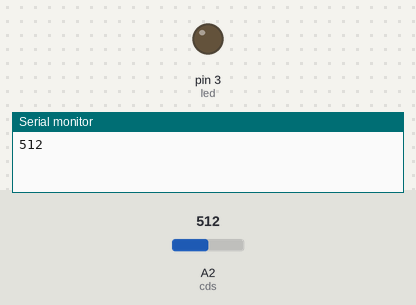
Simulated run of this sketch. Board: Arduino Uno, built with avr-gcc and run on an emulated ATmega328P. Parts: output pins drawn as LEDs (lit = HIGH), the last lines printed to the serial monitor. The inputs (shaded band) are chosen by the test bench; at power-on: A2 (cds) = 512.

Above: at 0.1 s.
At 0.6 s:
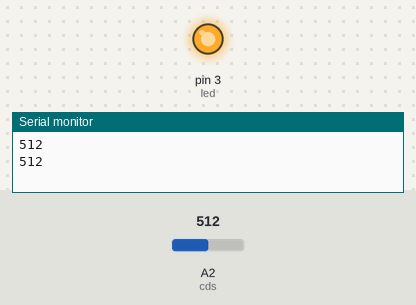
Timing chart, 0 to 2.1 s (numbered marks = the images above):
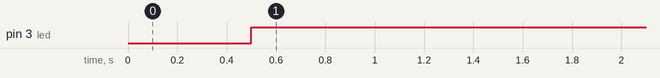

Measured:
- by itself, pin 3 (led): LOW → HIGH at 0.50 s

The sketch:

challenge_C18-1.ino
```cpp
#define cds A2
#define led 3
int cdsvalue;


void setup() {
pinMode(cds, INPUT);
pinMode(led, OUTPUT);
Serial.begin(9600);
}


void loop() { // 아래는 풀 다운 세팅.

  cdsvalue = analogRead(cds);
  Serial.println(cdsvalue);
  delay(500);
  if(cdsvalue<500)
  {
  digitalWrite(led, LOW);
  delay(1000);
  digitalWrite(led, HIGH);
  delay(1000);
  }
  else if(cdsvalue>500)
  {
  digitalWrite(led, HIGH);
  }
 }
```
